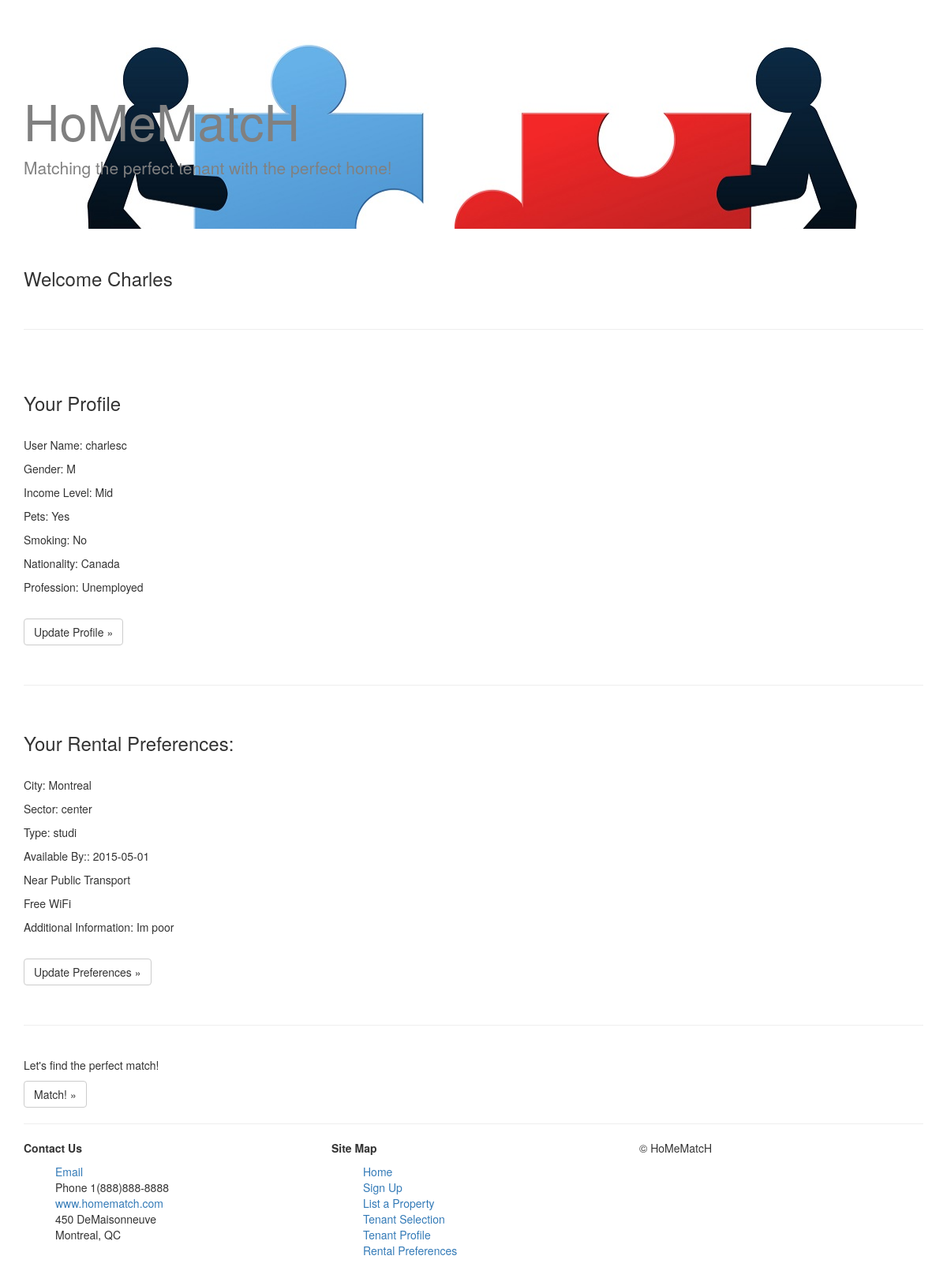
Page /public_html/php/personal_page.php (signed in) on the committed database.
### tables this page shows
CREATE TABLE IF NOT EXISTS `tenant_profile` (
  `username` varchar(15) NOT NULL DEFAULT '',
  `gender` enum('m','f') DEFAULT NULL,
  `ilevel` enum('high','mid','low') DEFAULT NULL,
  `pets` enum('Yes','No') DEFAULT 'No',
  `smoke` enum('Yes','no') DEFAULT 'no',
  `nat` enum('canada','international') DEFAULT NULL,
  `specNat` varchar(30) DEFAULT NULL,
  `pro` enum('white','blue','unemployed','student') DEFAULT NULL,
  `specPro` varchar(30) DEFAULT NULL,
  PRIMARY KEY (`username`)
);

CREATE TABLE IF NOT EXISTS `rental_preferences` (
  `username` varchar(30) NOT NULL,
  `city` varchar(30) DEFAULT 'Montreal',
  `sector` enum('center','east','west','north','laval') DEFAULT 'center',
  `type` varchar(5) DEFAULT NULL,
  `minPrice` double DEFAULT NULL,
  `maxPrice` double DEFAULT NULL,
  `available` date DEFAULT NULL,
  `area` double DEFAULT '0',
  `total_rooms` int(11) DEFAULT '0',
  `bed_rooms` int(11) DEFAULT '0',
  `bath_rooms` int(11) DEFAULT '0',
  `airc` tinyint(1) DEFAULT '0',
  `park` tinyint(1) DEFAULT '0',
  `yard` tinyint(1) DEFAULT '0',
  `balc` tinyint(1) DEFAULT '0',
  `tran` tinyint(1) DEFAULT '0',
  `pool` tinyint(1) DEFAULT '0',
  `htub` tinyint(1) DEFAULT '0',
  `wifi` tinyint(1) DEFAULT '0',
  `wash` tinyint(1) DEFAULT '0',
  `elev` tinyint(1) DEFAULT '0',
  `addInfo` blob,
  PRIMARY KEY (`username`)
);

### public_html/php/personal_page.php (the view, shortened to what this page needs)
<?php
    $username = $_SESSION['username'];
    $db = mysqli_connect('localhost', 'root', '', 'rental_7262442');
function tenant_data(){
    global $username, $db;
    $profile_query = "SELECT `username`AS 'User Name', `gender` AS 'Gender', `ilevel` AS 'Income Level', `pets` AS 'Pets', `smoke`AS 'Smoking', `nat`AS 'Nationality', `specNat`'From', `pro` AS 'Profession', `specPro` AS 'Ocupation' FROM `tenant_profile` WHERE username = '$username'";
    $profile_query_result = mysqli_query($db, $profile_query);
    $profile = mysqli_fetch_assoc($profile_query_result);
    if(!$profile){
        echo '<h3>Create a profile!</h3><br />
        <p><a class="btn btn-default" href="../html/tenantProfile.html" role="button">Create a Profile &raquo;</a></p><br />';
    }
    else{
        echo '<h3>Your Profile</h3><br />';
        foreach ($profile as $key => $value) {
            if($value == '' || $value == null || $value == 'N/A'){
                continue;
            }
            if($key != 'User Name'){
                $value = ucfirst($value);
            }
            echo "<p>$key: $value </p>";
        }
        echo '<br /><p><a class="btn btn-default" href="../html/tenantProfile.html" role="button">Update Profile &raquo;</a></p><br />';
    }
    $rental_preferences_query = "SELECT `city` AS 'City', `sector` AS 'Sector', `type` AS 'Type', `minPrice` AS 'Min Price', `available` AS 'Available By:', `area` AS 'Min Area (square ft)', `total_rooms` AS 'Total Rooms', `bed_rooms`  AS 'Bed Rooms', `bath_rooms`  AS 'Bath Rooms', `airc` AS 'Air Conditioning', `park` AS 'Parking', `yard`  AS 'Yard', `balc` AS 'Balcony', `tran` AS 'Near Public Transport', `pool` AS 'Pool', `htub` AS 'Hot Tub', `wifi` AS 'Free WiFi', `wash` AS 'Washer/Dryer', `elev` AS 'Elevator', `addInfo` AS 'Additional Information' FROM `rental_preferences` WHERE username = '$username'";
    $rental_preferences_query_result = mysqli_query($db, $rental_preferences_query);
    $rental_preferences = mysqli_fetch_assoc($rental_preferences_query_result);
    if(!$rental_preferences){
        echo '<hr><br /><h3>Tell us your rental preferences!</h3><br />
        <p><a class="btn btn-default" href="../html/rentalPreferences.html" role="button">Rental Preferences &raquo;</a></p>';
    }
    else{
        echo '<hr><br /><h3>Your Rental Preferences:</h3><br />';
        foreach ($rental_preferences as $key => $value) {
            if($value == 0){
                continue;
            }elseif($value == 1 && !preg_match('/Room/', $key)){
                echo "<p>$key </p>";
            }else{
                echo "<p>$key: $value </p>";
            }
        }
        echo '<br /><p><a class="btn btn-default" href="../html/rentalPreferences.html" role="button">Update Preferences &raquo;</a></p>';
    }
    if(isset($_SESSION['matched']) && $_SESSION['matched'] === true){
        $match = mysqli_fetch_assoc(mysqli_query($db, "SELECT owner FROM matches WHERE tenant = '$username'"))['owner'];
        $match_property = mysqli_fetch_assoc(mysqli_query($db, "SELECT `id`, `address` AS 'Address', `city` AS 'City', `postal`AS 'Postal Code', `sector` AS 'Sector', `type` AS 'Type', `price` AS 'Price', `available` AS 'Date Available', `area` AS 'Area (square ft)', `total_rooms` AS 'Total Rooms', `bed_rooms`  AS 'Bed Rooms', `bath_rooms`  AS 'Bath Rooms', `airc` AS 'Air Conditioning', `park` AS 'Parking', `yard`  AS 'Yard', `balc` AS 'Balcony', `tran` AS 'Near Public Transport', `pool` AS 'Pool', `htub` AS 'Hot Tub', `wifi` AS 'Free WiFi', `wash` AS 'Washer/Dryer', `elev` AS 'Elevator', `other` AS 'Additional Information' FROM `properties` WHERE username = '$match'"));
        $match_owner = mysqli_fetch_assoc(mysqli_query($db, "SELECT fname AS 'First Name', lname AS 'Last Name', email AS 'Email' , phone AS 'Phone' FROM users WHERE username = '$match'"));
        foreach ($match_property as $key => $value ) {
            if($key === "id"){
                 echo '<br /><hr><br /><h3>Property ID: '.$match_property['id'].'</h3> <br />';
            }
            elseif($value == 0){
                continue;
            }elseif($value == 1 && !preg_match('/Room/', $key)){
                echo "<p>$key </p>";
            }else{
                echo "<p>$key: $value </p>";
            }
        }
        echo '<h3>Owner Information:</h3> <br />';
        foreach ($match_owner as $key => $value ) {
            if($key === "password"){
                continue;
            }
            else{
                echo "<p>$key: $value </p>";
            }
        }
        unset($_SESSION['matched']);
    }
    else{
        if($profile && $rental_preferences){
            echo '<br/><hr><br /><p>Let\'s find the perfect match!</p><p><a class="btn btn-default" href="matching.php" role="button">Match! &raquo;</a></p>';
        }
    }
}
if($_SESSION['userType']=== 'tenant'){
    $display_data = 'tenant_data';
}
else if($_SESSION['userType']=== 'owner'){
    $display_data = 'owner_data';
}
?>
<!DOCTYPE html>
<html>
    <head>
        <link href="../css/bootstrap.min.css" rel="stylesheet" type="text/css" />
        <link href="../css/jumbotron.css" rel="stylesheet">
        <link href="../css/main.css" rel="stylesheet">
    </head>
    <body>
        <div class="jumbotron">
          <div class="container" id="puzzle">
            <h1>HoMeMatcH</h1>
            <p>Matching the perfect tenant with the perfect home!</p>
          </div>
        </div>
        <div class="container">
            <h3>Welcome <?php echo $_SESSION['fname']; ?></h3>
            <br/><hr><br /><br />
            <?php
            if(is_callable($display_data)){
                    $display_data();
            }
            ?>
            <hr>
            <footer>
                <div class="row">
                    <div class="col-lg-4">
                        <p><strong>Contact Us</strong></p>
                      <ul>
                          <li><a href ="mailto:homematch@homematch.com">Email</a></li>
                          <li>Phone 1(888)888-8888</li>
                          <li><a href="http://www.homematch.com">www.homematch.com</a></li>
                          <li>450 DeMaisonneuve</li>
                          <li>Montreal, QC</li>
                      </ul>
                    </div>
                    <div class="col-lg-4">
                      <p><strong>Site Map</strong></p>
                      <ul>
                          <li><a href="../index.php">Home</a></li>
                          <li><a href="../html/signup.html">Sign Up</a></li>
                          <li><a href="../html/listProperty.html">List a Property</a></li>
                          <li><a href="../html/tenantSelection.html">Tenant Selection</a></li>
                          <li><a href="../html/tenantProfile.html">Tenant Profile</a></li>
                          <li><a href="../html/rentalPreferences.html">Rental Preferences</a></li>
                      </ul>
                    </div>
                    <div class="col-lg-4">
                       <p>&copy; HoMeMatcH</p>
                    </div>
                </div>
            </footer>
        </div>
    </body>
</html>

### public_html/css/jumbotron.css (style rules this page uses)
body { padding-top: 50px; padding-bottom: 20px; }

### public_html/css/main.css (style rules this page uses)
li { text-decoration: none; list-style-type: none; }
.jumbotron { background-image: url("../img/puzzle2.jpg"); color: grey; }

### rows in the picture
tenant_profile: username "charlesc", gender "M", ilevel "Mid", pets "Yes", smoke "No", nat "Canada", pro "Unemployed"
rental_preferences: city "Montreal", sector "center", type "studi", available "2015-05-01", addInfo "Im poor"

### other values in the picture
$_SESSION['fname'] "Charles"
$key "User Name"
$key "Gender"
$key "Income Level"
$key "Pets"
$key "Smoking"
$key "Nationality"
$key "Profession"
$key "City"
$key "Sector"
$key "Type"
$key "Available By:"
$key "Near Public Transport"
$key "Free WiFi"
$key "Additional Information"
